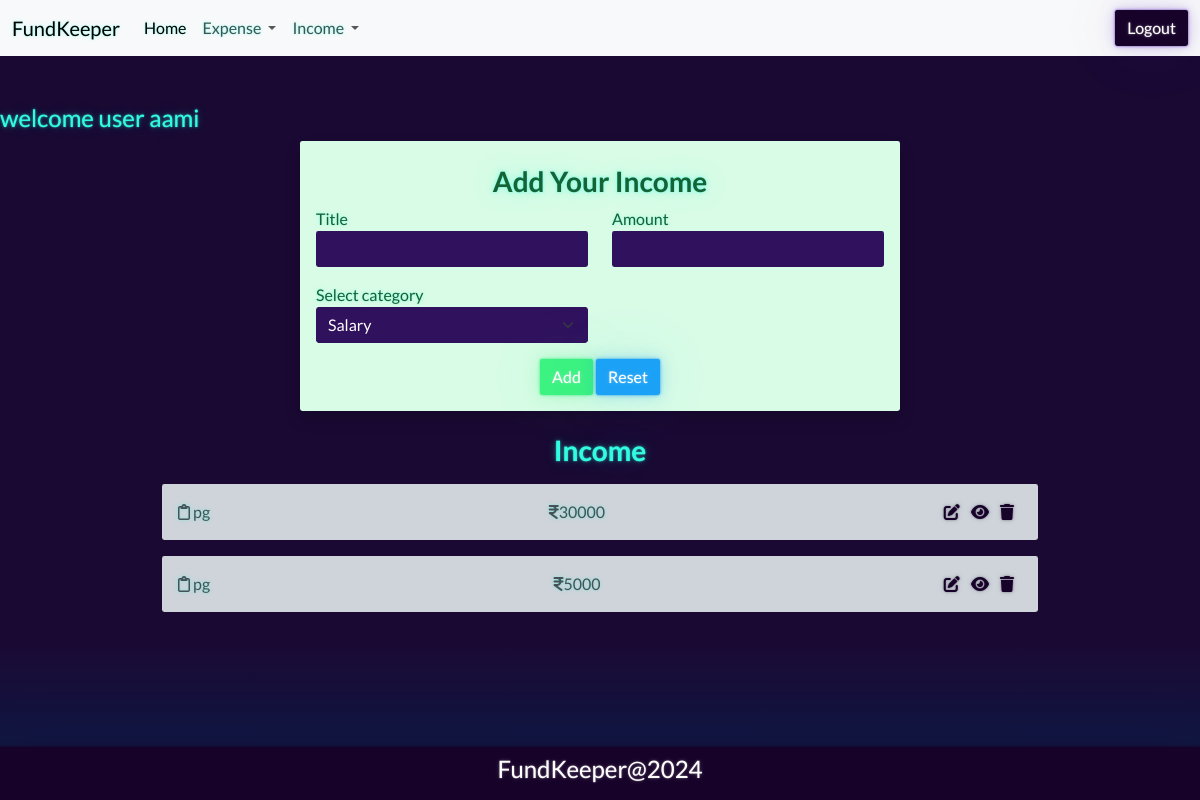
Page /income/add/ (signed in) on the committed database.
### budget/models.py (models this page shows, shortened)
class Income(models.Model):
    title=models.CharField(max_length=200)
    amount=models.PositiveIntegerField()
    income_categories = (
        ("Salary", "Salary"),
        ("Business", "Business"),
        ("Investment", "Investment"),
        ("Rental", "Rental"),
        ("Interest", "Interest"),
        ("Dividend", "Dividend"),
        ("Royalty", "Royalty"),
        ("Capital", "Capital"),
        ("Pension", "Pension"),
        ("SocialSecurity", "SocialSecurity")
    )
    category=models.CharField(max_length=200,choices=income_categories,default="Salary")
    user_object=models.ForeignKey(User,on_delete=models.CASCADE)
    created_date=models.DateTimeField(auto_now_add=True)

### budget/views.py (the view, shortened to what this page needs)
# urls.py: path('income/add/',views.IncomeCreatedView.as_view(),name='income-add'),
@method_decorator(signin_required,name="dispatch")
class IncomeCreatedView(View):
    def get(self,request,*args, **kwargs):
        form_instance=IncomeForm()
        qs=Income.objects.filter(user_object=request.user).order_by("-created_date")
        return render(request,"income_add.html",{"form":form_instance,"data":qs})

### budget/forms.py
class IncomeForm(forms.ModelForm):
    class Meta:
        model=Income
        exclude=("id","created_date","user_object")
        widgets={
            "title":forms.TextInput(attrs={"class":"form-control"}),
            "amount":forms.NumberInput(attrs={"class":"form-control"}),
            "category":forms.Select(attrs={"class":"form-control form-select"}),
        }

### budget/templates/income_add.html (shortened to what this page needs)
{%extends 'base.html'%}
{%block main_block%}
<div class="contaner mt-5">
    <h4>welcome user {{request.user}}</h4>
    <div class="container-fluid border p-3 shadow mb-4 rounded w-50 bg-success-subtle text-success-emphasis" data-aos="zoom-out-up" data-aos-easing="ease-out-cubic"
        data-aos-duration="2000">
        <h3 class="text-center fw-bold my-2">Add Your Income</h3>
        <form action="" method="post">
            <div class="mb-3">
                <div class="row">
                    <div class="col-6">
                        <label for="">Title</label>
                        {{form.title}}
                    </div>
                    <div class="col-6">
                        <label for="">Amount</label>
                        {{form.amount}}
                    </div>
                </div>
            </div>
            <div class="mb-3">
                <div class="row">
                    <div class="col-6">
                        <label for="">Select category</label>
                        {{form.category}}
                    </div>
                </div>
            </div>
            <div class="d-flex justify-content-center">
                <div>
                    <button type="submit" class="btn btn-success">Add</button>
                    <button type="reset" class="btn btn-info">Reset</button>
                </div>
            </div>
        </form>
    </div>
    <div class="container-fluid border mb-3 rounded w-75">
        <h3 class="text-center fw-bold my-3">Income</h3>
        {%for i in data%}
        <div class="alert bg-dark-subtle text-dark-emphasis d-flex justify-content-between" role="alert" data-aos="fade-down"
            data-aos-easing="linear" data-aos-duration="1000">
            <div> <i class="fa-regular fa-clipboard"></i> {{i.title}}</div>
            <div> <i class="fa-solid fa-indian-rupee-sign"></i>{{i.amount}}</div>
            <div>
                <a href="{%url 'income-edit' i.id%}" class="me-2"><i class="fa-solid fa-pen-to-square text-dark"> </i></a>
                <a href="{%url 'income-detail' i.id%}" class="me-2"><i class="fa-solid fa-eye text-dark"></i></a>
                <a href="{%url 'income-delete' i.id%}" class="me-2"><i class="fa-solid fa-trash text-dark"></i></a>
            </div>
        </div>
        {%endfor%}
    </div>
</div>
{%endblock%}

### rows in the picture
Income: title "pg", amount "30000"
Income: title "pg", amount "5000"

### other values in the picture
{{ request.user }} "aami"
